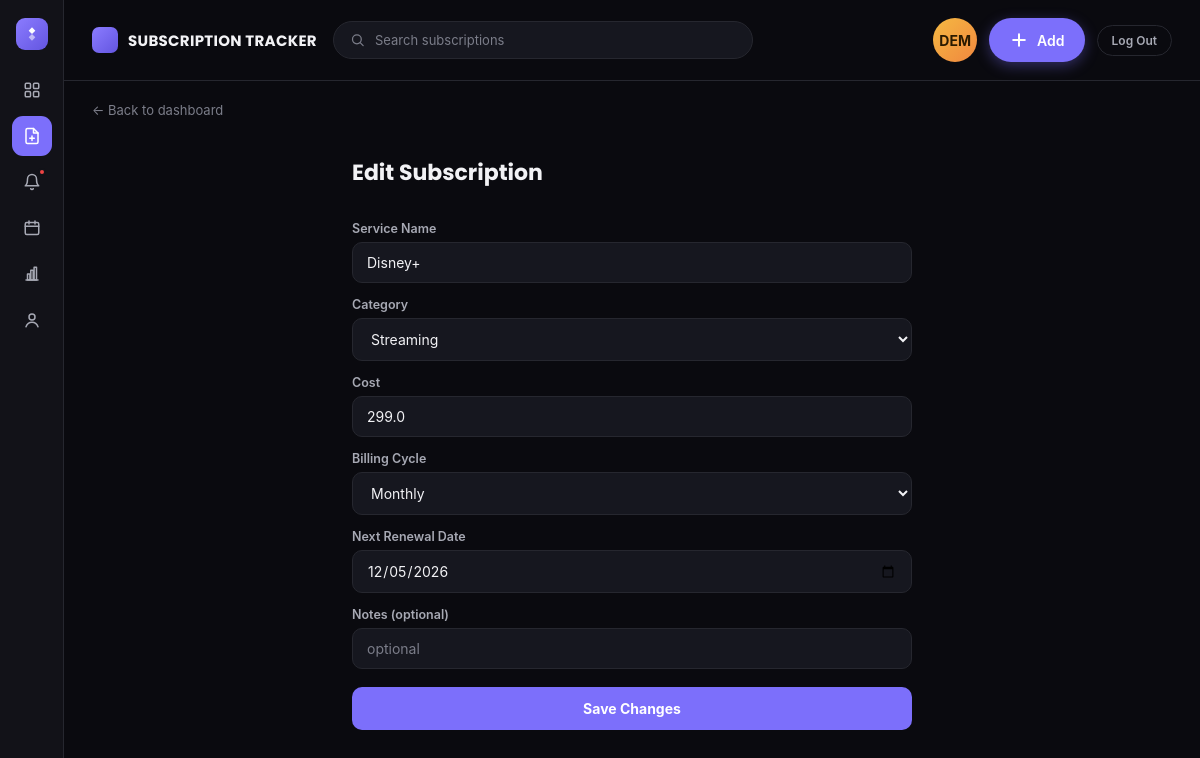
The app's page /edit/5 (signed in) with its own data.
### tables this page shows
CREATE TABLE subscriptions (
            id                 INTEGER PRIMARY KEY AUTOINCREMENT,
            user_id            INTEGER NOT NULL,
            service_name       TEXT NOT NULL,
            category           TEXT NOT NULL,
            cost               REAL NOT NULL,
            billing_cycle      TEXT NOT NULL,
            next_renewal_date  TEXT NOT NULL,
            status             TEXT NOT NULL DEFAULT 'Active',
            notes              TEXT DEFAULT '',
            FOREIGN KEY (user_id) REFERENCES users (id)
        );

### app.py (the view, shortened to what this page needs)
@app.route("/edit/<int:sub_id>", methods=["GET", "POST"])
@login_required
def edit(sub_id):
    user_id = session["user_id"]
    existing = manager.get_subscription_by_id(sub_id, user_id)
    if existing is None:
        flash("That subscription no longer exists.", "error")
        return redirect(url_for("index"))
    return render_template("form.html", mode="edit", categories=CATEGORIES,
                            billing_cycles=BILLING_CYCLES, sub=existing, sub_id=sub_id, active_page="add")

### app.py (called while the page is built)
def login_required(view_func):
    @wraps(view_func)
    def wrapped(*args, **kwargs):
        if not session.get("user_id"):
            return redirect(url_for("login"))
        return view_func(*args, **kwargs)
    return wrapped

@app.context_processor
def inject_globals():
    user_id = session.get("user_id")
    renewal_count = len(manager.get_upcoming_renewals(user_id, days_ahead=7)) if user_id else 0
    return {
        "category_style": CATEGORY_STYLE,
        "default_style": {"gradient": "grad-other", "icon": "box"},
        "renewal_count": renewal_count,
        "current_username": session.get("username"),
    }

### database.py (called while the page is built)
def get_connection() -> sqlite3.Connection:
    conn = sqlite3.connect(DB_PATH)
    conn.row_factory = sqlite3.Row
    return conn

### subscription_manager.py (called while the page is built)
    def get_all_subscriptions(self, user_id: int, status_filter: Optional[str] = None) -> List[Subscription]:
        conn = get_connection()
        cursor = conn.cursor()
        if status_filter and status_filter != "All":
            cursor.execute(
                "SELECT * FROM subscriptions WHERE user_id = ? AND status = ? ORDER BY next_renewal_date ASC",
                (user_id, status_filter),
            )
        else:
            cursor.execute(
                "SELECT * FROM subscriptions WHERE user_id = ? ORDER BY next_renewal_date ASC",
                (user_id,),
            )
        rows = cursor.fetchall()
        conn.close()
        return [self._row_to_subscription(row) for row in rows]

    def get_subscription_by_id(self, sub_id: int, user_id: int) -> Optional[Subscription]:
        conn = get_connection()
        cursor = conn.cursor()
        cursor.execute("SELECT * FROM subscriptions WHERE id = ? AND user_id = ?", (sub_id, user_id))
        row = cursor.fetchone()
        conn.close()
        return self._row_to_subscription(row) if row else None

    def get_upcoming_renewals(self, user_id: int, days_ahead: int = 7) -> List[Subscription]:
        today = datetime.now().date()
        cutoff = today + timedelta(days=days_ahead)
        upcoming = []
        for sub in self.get_all_subscriptions(user_id, status_filter="Active"):
            try:
                renewal_date = datetime.strptime(sub.next_renewal_date, "%Y-%m-%d").date()
            except ValueError:
                continue
            if today <= renewal_date <= cutoff:
                upcoming.append(sub)
        return upcoming

### templates/form.html (shortened to what this page needs)
{% extends "base.html" %}
{% block content %}
  <a href="{{ url_for('index') }}" class="back-link">&larr; Back to dashboard</a>
  <div class="form-wrap">
    <h1 class="form-title">{{ "Add Subscription" if mode == "add" else "Edit Subscription" }}</h1>
    <form method="POST" class="sub-form">
      <label class="field-label" for="service_name">Service Name</label>
      <input class="field-input" type="text" id="service_name" name="service_name"
             placeholder="e.g. Netflix" value="{{ sub.service_name if sub else '' }}" required>
      <label class="field-label" for="category">Category</label>
      <select class="field-input" id="category" name="category">
        {% for c in categories %}
          <option value="{{ c }}" {{ "selected" if sub and sub.category == c else "" }}>{{ c }}</option>
        {% endfor %}
      </select>
      <label class="field-label" for="cost">Cost</label>
      <input class="field-input" type="number" step="0.01" min="0" id="cost" name="cost"
             placeholder="e.g. 199.00" value="{{ sub.cost if sub else '' }}" required>
      <label class="field-label" for="billing_cycle">Billing Cycle</label>
      <select class="field-input" id="billing_cycle" name="billing_cycle">
        {% for b in billing_cycles %}
          <option value="{{ b }}" {{ "selected" if sub and sub.billing_cycle == b else "" }}>{{ b }}</option>
        {% endfor %}
      </select>
      <label class="field-label" for="next_renewal_date">Next Renewal Date</label>
      <input class="field-input" type="date" id="next_renewal_date" name="next_renewal_date"
             value="{{ sub.next_renewal_date if sub else '' }}" required>
      <label class="field-label" for="notes">Notes (optional)</label>
      <input class="field-input" type="text" id="notes" name="notes"
             placeholder="optional" value="{{ sub.notes if sub else '' }}">
      <button type="submit" class="btn btn-primary btn-full">
        {{ "Add Subscription" if mode == "add" else "Save Changes" }}
      </button>
    </form>
  </div>
{% endblock %}

### static/style.css (style rules this page uses)
:root { --bg: #0A0A0F; --sidebar-bg: #121218; --surface: #16171F; --surface-alt: #1D1E27; --border: #26272F; --text: #F2F2F5; --text-secondary: #A7A9B4; --text-muted: #7B7D89; --primary: #7C6FFB; --primary-dark: #6355E0; --success: #34D399; --success-bg: #123024; --danger: #EF4444; --danger-bg: #2A1416; --warning: #F5A524; --warning-bg: #2A1F0A; --warning-border: #4A3A12; --font-display: "Poppins", -apple-system, BlinkMacSystemFont, "Segoe UI", sans-serif; --font: -apple-system, BlinkMacSystemFont, "Segoe UI", Roboto, Helvetica, Arial, sans-serif; }
* { box-sizing: border-box; }
body { margin: 0; background: var(--bg); color: var(--text); font-family: var(--font); -webkit-font-smoothing: antialiased; overflow-x: hidden; }
a { text-decoration: none; color: inherit; }
button { font-family: var(--font); }
.back-link { display: inline-block; color: var(--text-muted); font-size: 13px; margin-bottom: 14px; }
.form-wrap { max-width: 560px; margin: 24px auto 0; }
.form-title { font-family: var(--font-display); font-size: 22px; font-weight: 700; margin: 0 0 18px; }
.sub-form { display: flex; flex-direction: column; }
.field-label { font-size: 12.5px; font-weight: 600; color: var(--text-secondary); margin-top: 14px; margin-bottom: 6px; }
.field-input { padding: 11px 14px; border-radius: 10px; border: 1px solid var(--border); background: var(--surface); color: var(--text); font-size: 14px; font-family: var(--font); }
.field-input::placeholder { color: var(--text-muted); }
.btn { display: inline-block; padding: 8px 14px; border-radius: 10px; font-size: 13px; font-weight: 700; border: none; cursor: pointer; font-family: var(--font); }
.btn-primary { background: var(--primary); color: white; }
.btn-full { width: 100%; padding: 13px; font-size: 14px; margin-top: 18px; }

### records on screen
subscriptions: service_name "Disney+", cost "299.0", next_renewal_date "12/05/2026"

### other values on screen
{{ (current_username[:3]|upper) if current_username else 'SUB' }} "DEM"
{{ "Add Subscription" if mode == "add" else "Edit Subscription" }} "Edit Subscription"
{{ "Add Subscription" if mode == "add" else "Save Changes" }} "Save Changes"
form field category "Streaming"
form field billing_cycle "Monthly"
